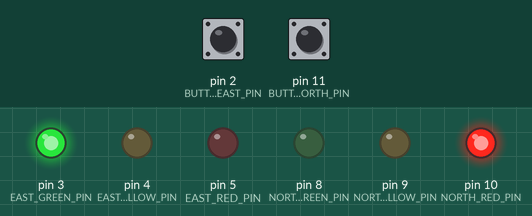
Simulated run of this sketch. Board: Arduino Uno, built with avr-gcc and run on an emulated ATmega328P. On the bench: output pins drawn as LEDs (lit = HIGH). The test bench sets the inputs (shaded band); at power-on: pin 11 (BUTTON_NORTH_PIN) HIGH, pin 2 (BUTTON_EAST_PIN) HIGH.

Above: at 2.6 s.
At 4.8 s:
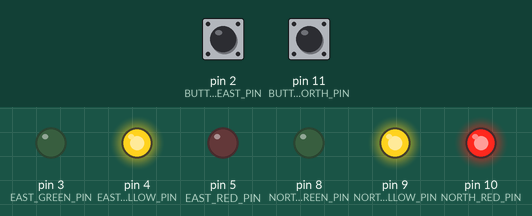
4.9 s: pin 11 (BUTTON_NORTH_PIN) pulled LOW for 3.2 s
At 6.4 s:
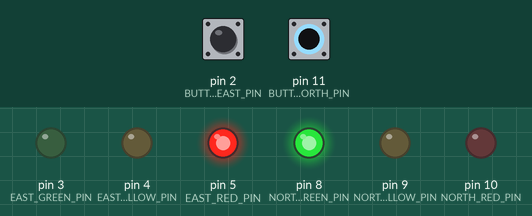
Timing chart, 0 to 15.6 s (numbered marks = the images above; inputs shaded):
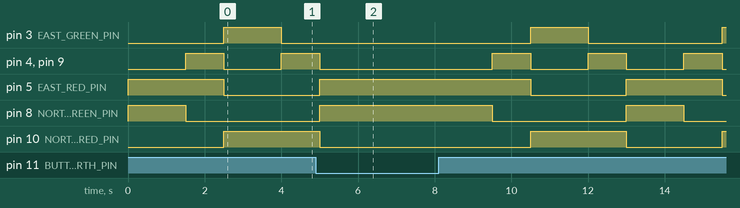

Measured:
- by itself, pin 4 (EAST_YELLOW_PIN), pin 9 (NORTH_YELLOW_PIN): repeats every 2.5 s: HIGH 1.0 s, LOW 1.5 s

The sketch:

main.ino
```cpp
// ---------------- BUTTONS
#define BUTTON_NORTH_PIN 11
#define BUTTON_EAST_PIN 2

#define NONE_REQ 0b00
#define NORTH_REQ 0b01
#define EAST_REQ 0b10
#define BOTH_REQ 0b11

// ---------------- TRAFIC LIGHT
#define NORTH_RED_PIN 10
#define NORTH_YELLOW_PIN 9
#define NORTH_GREEN_PIN 8

#define EAST_RED_PIN 5
#define EAST_YELLOW_PIN 4
#define EAST_GREEN_PIN 3

// ---------------- STATES
#define NORTH_ACTIVE 0    // 0b00
#define NORTH_PASSIVE 1   // 0b01

#define EAST_ACTIVE 2     // 0b10
#define EAST_PASSIVE 3    // 0b11

// ---------------- OUTPUT
#define GO_NORTH_OUT 0b100001
#define WAIT_NORTH_OUT 0b110010
#define GO_EAST_OUT 0b001100
#define WAIT_EAST_OUT 0b010110

// ---------------- WAIT TIME
#define GO_NORTH_TIME 1500
#define WAIT_NORTH_TIME 1000
#define GO_EAST_TIME 1500
#define WAIT_EAST_TIME 1000

#define BAUD_RATE 9600

struct State {
  unsigned long out;
  unsigned long time;
  unsigned long next[4];
};

typedef const struct State STyp;

STyp FSM[4] = {
    {GO_NORTH_OUT, GO_NORTH_TIME, {NORTH_ACTIVE, NORTH_PASSIVE, NORTH_ACTIVE, NORTH_PASSIVE}},
    {WAIT_NORTH_OUT, WAIT_NORTH_TIME, {EAST_ACTIVE, EAST_ACTIVE, EAST_ACTIVE, EAST_ACTIVE}},
    {GO_EAST_OUT, GO_EAST_TIME, {EAST_ACTIVE, EAST_ACTIVE, EAST_PASSIVE, EAST_PASSIVE}},
    {WAIT_EAST_OUT, WAIT_EAST_TIME, {NORTH_ACTIVE, NORTH_ACTIVE, NORTH_ACTIVE, NORTH_ACTIVE}}
};

// STyp FSM[4] = {
//                   // 00  01 10  11
//     {0b100001, 1500, {0, 1, 0, 1}},
//     {0b110010, 1000, {2, 2, 2, 2}},
//     {0b001100, 1500, {2, 2, 3, 3}},
//     {0b010110, 1000, {0, 0, 0, 0}}
// };

int FSM_State = NORTH_ACTIVE;

int GetInput(void) {
  int northButton = digitalRead(BUTTON_NORTH_PIN);
  int eastButton = digitalRead(BUTTON_EAST_PIN);
  if (northButton && eastButton)
    return BOTH_REQ;
  else if (eastButton)
    return EAST_REQ;
  else if (northButton)
    return NORTH_REQ;
  else
    return NONE_REQ;
}

void SetOutput(int out) {
  int ledState;
  ledState = (out & (1 << 5)) ? HIGH : LOW;
  digitalWrite(EAST_RED_PIN, ledState);
  ledState = (out & (1 << 4)) ? HIGH : LOW;
  digitalWrite(EAST_YELLOW_PIN, ledState);
  ledState = (out & (1 << 3)) ? HIGH : LOW;
  digitalWrite(EAST_GREEN_PIN, ledState);
  ledState = (out & (1 << 2)) ? HIGH : LOW;
  digitalWrite(NORTH_RED_PIN, ledState);
  ledState = (out & (1 << 1)) ? HIGH : LOW;
  digitalWrite(NORTH_YELLOW_PIN, ledState);
  ledState = (out & (1 << 0)) ? HIGH : LOW;
  digitalWrite(NORTH_GREEN_PIN, ledState);
}

void setup() {
  Serial.begin(BAUD_RATE);
  pinMode(BUTTON_NORTH_PIN, INPUT_PULLUP);
  pinMode(BUTTON_EAST_PIN, INPUT_PULLUP);

  pinMode(NORTH_RED_PIN, OUTPUT);
  pinMode(NORTH_YELLOW_PIN, OUTPUT);
  pinMode(NORTH_GREEN_PIN, OUTPUT);

  pinMode(EAST_RED_PIN, OUTPUT);
  pinMode(EAST_YELLOW_PIN, OUTPUT);
  pinMode(EAST_GREEN_PIN, OUTPUT);

  FSM_State = NORTH_ACTIVE;
}

void loop() {
  int FSM_Output = FSM[FSM_State].out;
  SetOutput(FSM_Output);
  delay(FSM[FSM_State].time);

  int FSM_Inputs = GetInput();
  FSM_State = FSM[FSM_State].next[FSM_Inputs];
}
```
